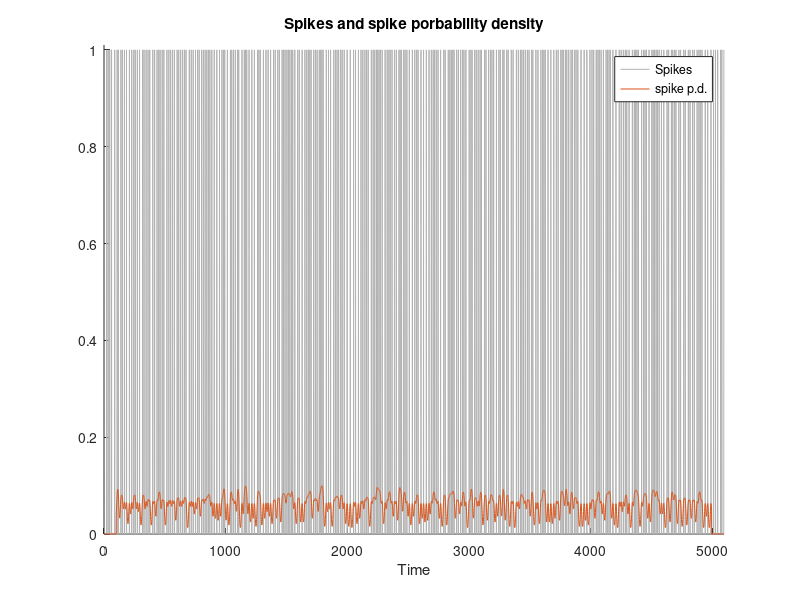

Write the MATLAB code that produced this figure.
%% create signal
%generate random spikes

%number of spikes
n = 300;

% inter-spike intervels (exponential distribution for bursts)
isi = round(exp(rand(n,1))*10);

%genereate spike time series
spikets = 0;
for i = 1:n
    spikets(length(spikets)+isi(i)) = 1;
end

% plot
figure(1), clf, hold on

h = plot(spikets);
set(gca,'ylim',[0 1.01],'xlim',[0 length(spikets)+1])
set(h, 'color',[1 1 1]*.7)
xlabel('Time')


%% create and implement gaussian window

fwhm = 15; %try different points(5---95)

%normalized time vector in indices
k = 100;
gtime = -k:k;

%create gaussian window
gauswin = exp(- (4*log(2)*gtime.^2) / fwhm^2);
gauswin = gauswin / sum(gauswin);

%% initialize filtered signal vector
filtsigG = zeros(size(spikets));

%implement the weighted running mean filter
for i = k+1:length(spikets)-k-1
    filtsigG(i) = sum(spikets(i-k:i+k).*gauswin);
end


plot(filtsigG)
legend({'Spikes','spike p.d.'})
title('Spikes and spike porbability density')
